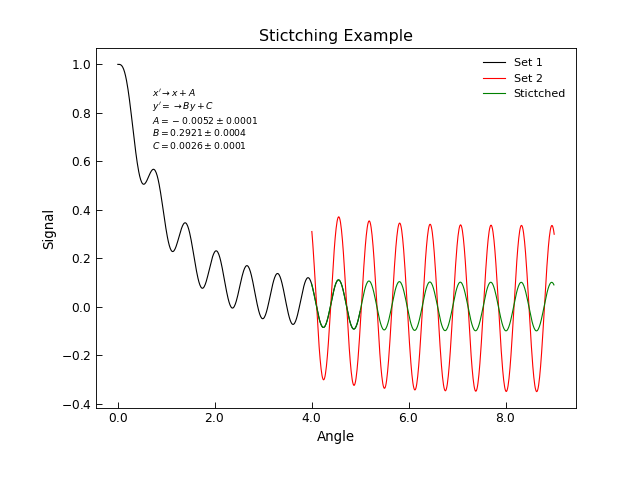

Reproduce this figure in Python.
"""Scale data to stitch it together."""
from Stoner import Data

from Stoner.Util import format_error
import matplotlib.pyplot as plt

# Load and plot two sets of data
s1=Data("Stitch-scan1.txt",setas="xy")
s2=Data("Stitch-scan2.txt",setas="xy")
s1.plot(label="Set 1")
s2.fig=s1.fig
s2.plot(label="Set 2")
#Stitch scan 2 onto scan 1
s2.stitch(s1)

s2.plot(label="Stictched")
s2.title="Stictching Example"

#Tidy up the plot by adding annotation fo the stirching co-efficients
labels=["A","B","C"]
txt=[]
lead=r"$x'\rightarrow x+A$"+"\n"+r"$y'=\rightarrow By+C$"+"\n"
for l,v,e in zip(labels,s2["Stitching Coefficients"],s2["Stitching Coeffient Errors"]):
    txt.append(format_error(v,e,latex=True,prefix=l+"="))
plt.text(0.7,0.65,lead+"\n".join(txt),fontdict={"size":"x-small"})
plt.draw()
